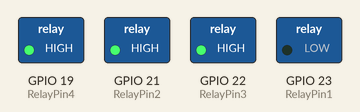
A sketch run on a simulated ESP32. Parts: switched loads named in the sketch (green lamp = pin HIGH). WiFi joins after 1.5 s; servers stay silent unless stated; what the sketch prints to the serial monitor is not drawn.

Above: at 2.5 s.
At 4.5 s:
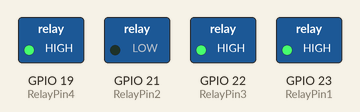
At 6.5 s:
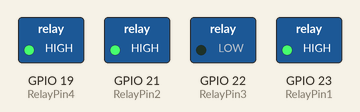
At 8.5 s:
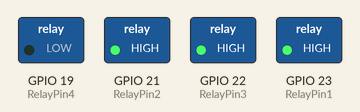
At 11.5 s:
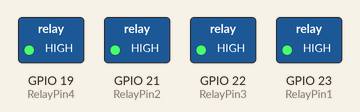
Timing chart, 0 to 12.4 s (numbered marks = the images above):
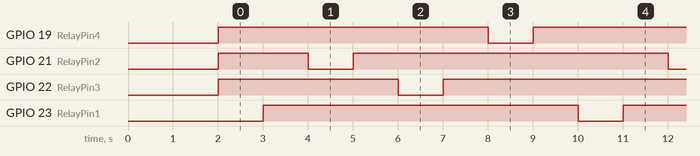

The sketch:

Code1.ino
```cpp
#include <WiFi.h>

const char* ssid = "WiFi_SSID";
const char* password = "WiFi_PASSWORD";

// Röle pinleri
const int RelayPin1 = 23;
const int RelayPin2 = 21;
const int RelayPin3 = 22;
const int RelayPin4 = 19;

void setup() {
  Serial.begin(115200);

  WiFi.begin(ssid, password);
  while (WiFi.status() != WL_CONNECTED) {
    delay(1000);
    Serial.println("WiFi bağlantısı bekleniyor...");
  }
  Serial.println("WiFi bağlandı!");

  pinMode(RelayPin1, OUTPUT);
  pinMode(RelayPin2, OUTPUT);
  pinMode(RelayPin3, OUTPUT);
  pinMode(RelayPin4, OUTPUT);

  digitalWrite(RelayPin1, HIGH);
  digitalWrite(RelayPin2, HIGH);
  digitalWrite(RelayPin3, HIGH);
  digitalWrite(RelayPin4, HIGH);
}

void loop() {

  digitalWrite(RelayPin1, LOW);
  delay(1000);

  digitalWrite(RelayPin1, HIGH);
  delay(1000);

  digitalWrite(RelayPin2, LOW);
  delay(1000);

  digitalWrite(RelayPin2, HIGH);
  delay(1000);

  digitalWrite(RelayPin3, LOW);
  delay(1000);

  digitalWrite(RelayPin3, HIGH);
  delay(1000);

  digitalWrite(RelayPin4, LOW);
  delay(1000);

  digitalWrite(RelayPin4, HIGH);
  delay(1000);
}
```

Measured:
- by itself, GPIO 19 (RelayPin4), GPIO 21 (RelayPin2), GPIO 22 (RelayPin3), GPIO 23 (RelayPin1): alternates HIGH for 7.0 s and LOW for 1.0 s
- by itself, everything shown: repeats every 8.0 s, in 8 steps
